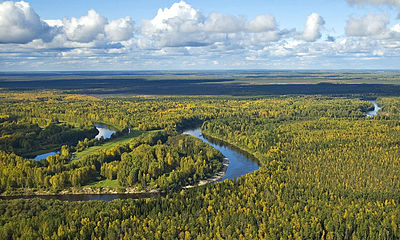
#> input picture data/raw/Init/Ailleurs/400pxVasy.jpeg, 400 x 240 px; its folder holds only this picture in this run
$ python -i sample.py   (imports and definitions only)
#> lines starting #> are read from the running program, lines starting #| are printed output that depends on the picture
#> further down, picture is the input picture: PIL image 400x240 RGB; mean R, G, B 121.6, 130.8, 111.1
import random

from PIL import Image
import numpy as np
import os
from skimage.feature import hog
from skimage.feature import local_binary_pattern

import model


class Sample:

    # [45 lines left out: functions make_path, buildSampleFromPath, buildSingleSampleFromPath, not called in this run]

    def resizeImage(self, PImage, h, l):
        return PImage.resize((h, l))

    # [11 lines left out: function computeHisto, not called in this run]

    def computeWeightedHisto(self, PImage, bottom_weight=2, bottom_ratio=0.33):
        # Ensures the image is in HSV mode
#> called with bottom_weight = 2, bottom_ratio = 0.33
        if PImage.mode != 'RGB':
            PImage = PImage.convert('RGB')

        width, height = PImage.size
#> width = 400; height = 240

        # Initialize histograms to zero
        r_hist = np.zeros(256, dtype=float)
        g_hist = np.zeros(256, dtype=float)
        b_hist = np.zeros(256, dtype=float)

        # Process the top part of the image
        top_height = height - int(height * bottom_ratio)
#> top_height = 161
        if top_height > 0:
            # `top_box` is a rectangle defined by the coordinates:
            # (0, 0) for the top-left corner and (width, top_height) for the bottom-right corner
            top_box = (0, 0, width, top_height)
#> top_box = (0, 0, 400, 161)
            # Crop to only get the part represented by the `top_box` rectangle
            top = PImage.crop(top_box)
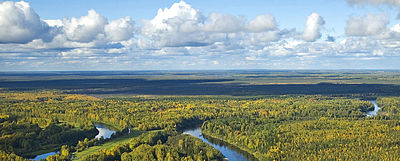
#> top: PIL image 400x161 RGB; mean R, G, B 134.3, 149, 143.2
            if top.size[0] > 0 and top.size[1] > 0:
                r_top, g_top, b_top = top.split()
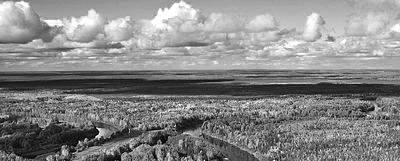
#> r_top: PIL image 400x161 L; min 0, max 255, mean 134.3
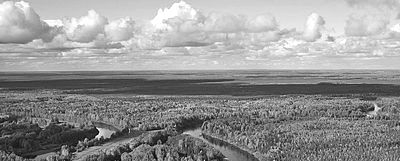
#> g_top: PIL image 400x161 L; min 0, max 255, mean 149
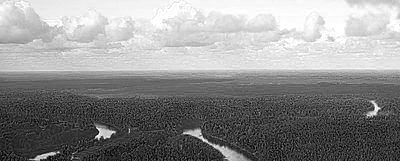
#> b_top: PIL image 400x161 L; min 0, max 255, mean 143.2
                r_hist += np.array(r_top.histogram(), dtype=float)
#> r_hist = 256 values, max 690 at index 173, min 1 at index 1, mean 251.6
                g_hist += np.array(g_top.histogram(), dtype=float)
#> g_hist = 256 values, max 751 at index 208, min 0 at index 1, mean 251.6
                b_hist += np.array(b_top.histogram(), dtype=float)
#> b_hist = 256 values, max 678 at index 255, min 17 at index 1, mean 251.6

        # Process the bottom part of the image
        bottom_start = height - int(height * bottom_ratio)
#> bottom_start = 161
        if bottom_start < height:
            # `bottom_box` is a rectangle defined by the coordinates:
            # (0, bottom_start) for the top-left corner and (width, height) for the bottom-right corner
            bottom_box = (0, bottom_start, width, height)
#> bottom_box = (0, 161, 400, 240)
            # Crop to only get the part represented by the `bottom_box` rectangle
            bottom = PImage.crop(bottom_box)
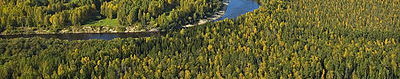
#> bottom: PIL image 400x79 RGB; mean R, G, B 95.6, 93.5, 45.7
            if bottom.size[0] > 0 and bottom.size[1] > 0:
                r_bottom, g_bottom, b_bottom = bottom.split()
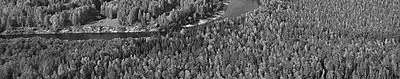
#> g_bottom: PIL image 400x79 L; min 0, max 255, mean 93.5
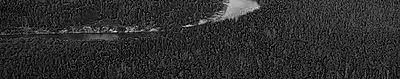
#> b_bottom: PIL image 400x79 L; min 0, max 239, mean 45.7
                r_hist += np.array(r_bottom.histogram(), dtype=float)
#> r_hist = 256 values, max 757 at index 173, min 17 at index 2, mean 375
                g_hist += np.array(g_bottom.histogram(), dtype=float)
#> g_hist = 256 values, max 756 at index 208, min 15 at index 5, mean 375
                b_hist += np.array(b_bottom.histogram(), dtype=float) * bottom_weight
#> b_hist = 256 values, max 2734 at index 0, min 73 at index 142, mean 498.4

        hist = np.concatenate([
            r_hist.tolist(),
            g_hist.tolist(),
            b_hist.tolist()
        ])
#> hist = 768 values, max 2734 at index 512, min 15 at index 261, mean 416.1

        hist = hist.astype("float")
        hist /= hist.sum()
#> hist = 768 values, max 0.00855 at index 512, min 4.69e-05 at index 261, mean 0.0013

        return hist


    # [95 lines left out: functions computeHog, apply_modifications_to_samples, apply_modifications, apply_hue_shift, compute_lbp, not called in this run]

>>> from PIL import Image
>>> picture = Image.open('../data/raw/Init/Ailleurs/400pxVasy.jpeg')
>>> result = Sample().computeWeightedHisto(picture)
#> result has the same summary as hist in computeWeightedHisto

$ run again, on data/raw/Init/Ailleurs/99ijC3.jpeg
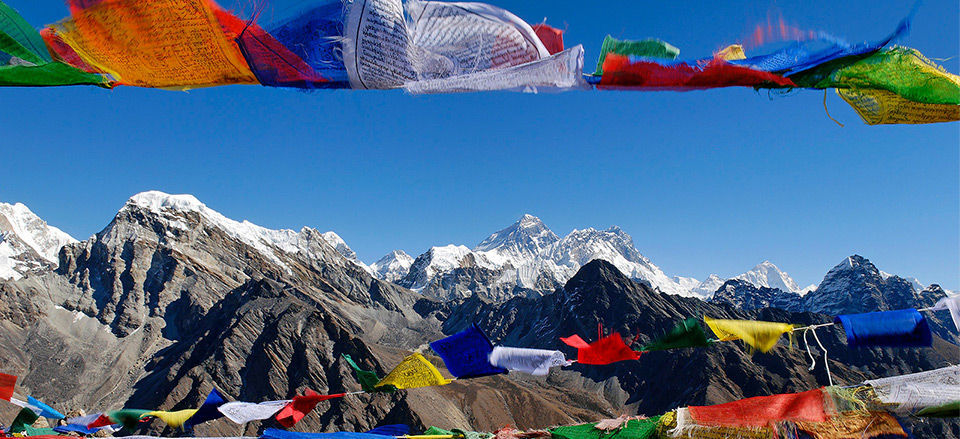
#> input picture data/raw/Init/Ailleurs/99ijC3.jpeg, 960 x 439 px
#> picture is the input picture: PIL image 960x439 RGB; mean R, G, B 80, 106.8, 135.8
#> in computeWeightedHisto, `r_top, g_top, b_top = top.split()`:
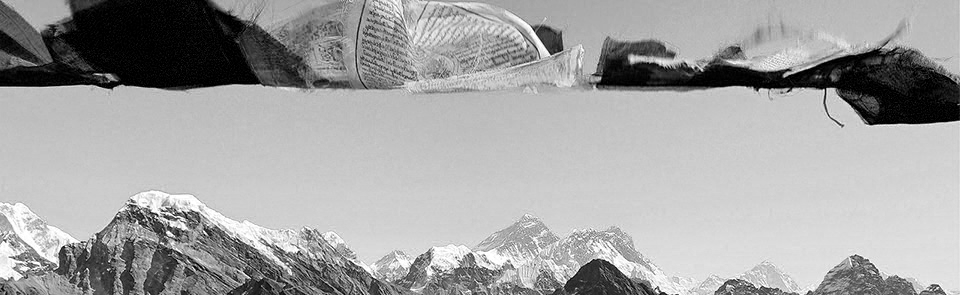
#> b_top: PIL image 960x295 L; min 0, max 255, mean 163.2
#> in computeWeightedHisto, `r_hist += np.array(r_top.histogram(), dtype=float)`: r_hist = 256 values, max 9053 at index 0, min 181 at index 240, mean 1106.2
#> in computeWeightedHisto, `g_hist += np.array(g_top.histogram(), dtype=float)`: g_hist = 256 values, max 4508 at index 110, min 168 at index 224, mean 1106.2
#> in computeWeightedHisto, `b_hist += np.array(b_top.histogram(), dtype=float)`: b_hist = 256 values, max 8392 at index 0, min 214 at index 243, mean 1106.2
#> in computeWeightedHisto, `r_bottom, g_bottom, b_bottom = bottom.split()`:
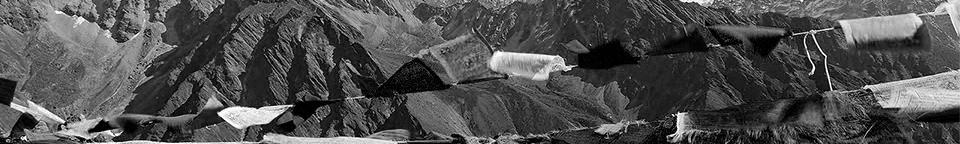
#> b_bottom: PIL image 960x144 L; min 0, max 255, mean 79.7
#> in computeWeightedHisto, `r_hist += np.array(r_bottom.histogram(), dtype=float)`: r_hist = 256 values, max 19333 at index 0, min 233 at index 239, mean 1646.2
#> in computeWeightedHisto, `g_hist += np.array(g_bottom.histogram(), dtype=float)`: g_hist = 256 values, max 5212 at index 110, min 193 at index 236, mean 1646.2
#> in computeWeightedHisto, `b_hist += np.array(b_bottom.histogram(), dtype=float) * bottom_weight`: b_hist = 256 values, max 13228 at index 0, min 262 at index 254, mean 2186.2
#> in computeWeightedHisto, `hist = np.concatenate([ r_hist.tolist(), g_hist.tolist(), b_hist.tolis..`: hist = 768 values, max 19333 at index 0, min 193 at index 492, mean 1826.2
#> in computeWeightedHisto, `hist /= hist.sum()`: hist = 768 values, max 0.0138 at index 0, min 0.000138 at index 492, mean 0.0013
#> result has the same summary as hist in computeWeightedHisto

$ run again, on data/raw/Init/Ailleurs/Kin88.jpeg
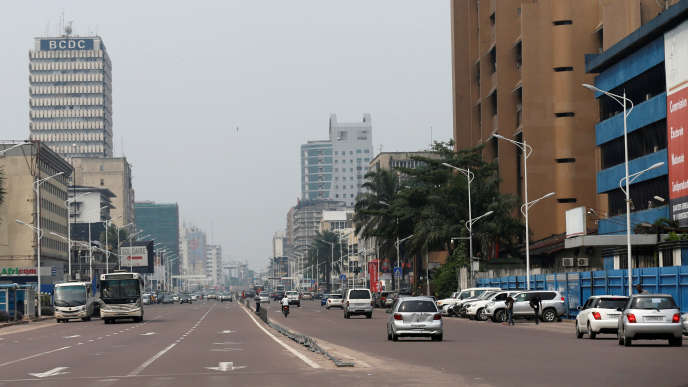
#> input picture data/raw/Init/Ailleurs/Kin88.jpeg, 688 x 387 px
#> picture is the input picture: PIL image 688x387 RGB; mean R, G, B 129.3, 126.4, 125.2
#> in computeWeightedHisto, `r_top, g_top, b_top = top.split()`:
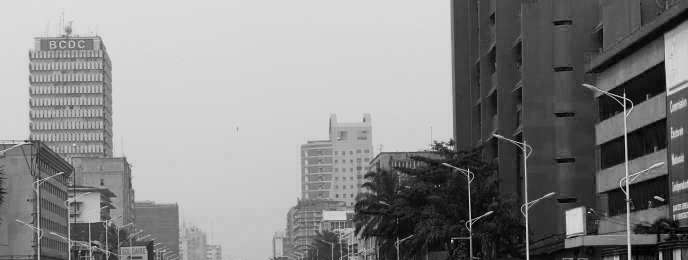
#> b_top: PIL image 688x260 L; min 0, max 242, mean 135.7
#> in computeWeightedHisto, `r_hist += np.array(r_top.histogram(), dtype=float)`: r_hist = 256 values, max 9430 at index 207, min 0 at index 240, mean 698.8
#> in computeWeightedHisto, `g_hist += np.array(g_top.histogram(), dtype=float)`: g_hist = 256 values, max 9431 at index 212, min 0 at index 236, mean 698.8
#> in computeWeightedHisto, `b_hist += np.array(b_top.histogram(), dtype=float)`: b_hist = 256 values, max 9286 at index 218, min 0 at index 229, mean 698.8
#> in computeWeightedHisto, `r_bottom, g_bottom, b_bottom = bottom.split()`:
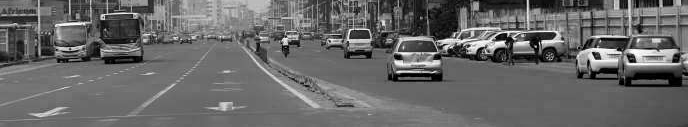
#> b_bottom: PIL image 688x127 L; min 0, max 255, mean 103.6
#> in computeWeightedHisto, `r_hist += np.array(r_bottom.histogram(), dtype=float)`: r_hist = 256 values, max 9481 at index 207, min 10 at index 253, mean 1040.1
#> in computeWeightedHisto, `g_hist += np.array(g_bottom.histogram(), dtype=float)`: g_hist = 256 values, max 9492 at index 212, min 14 at index 251, mean 1040.1
#> in computeWeightedHisto, `b_hist += np.array(b_bottom.histogram(), dtype=float) * bottom_weight`: b_hist = 256 values, max 9374 at index 218, min 6 at index 254, mean 1381.4
#> in computeWeightedHisto, `hist = np.concatenate([ r_hist.tolist(), g_hist.tolist(), b_hist.tolis..`: hist = 768 values, max 9492 at index 468, min 6 at index 766, mean 1153.8
#> in computeWeightedHisto, `hist /= hist.sum()`: hist = 768 values, max 0.0107 at index 468, min 6.77e-06 at index 766, mean 0.0013
#> result has the same summary as hist in computeWeightedHisto

$ run again, on data/raw/Init/Ailleurs/aeroj7r4.jpeg
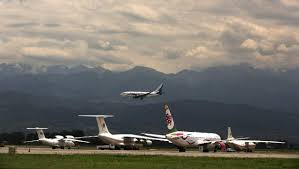
#> input picture data/raw/Init/Ailleurs/aeroj7r4.jpeg, 299 x 169 px
#> picture is the input picture: PIL image 299x169 RGB; mean R, G, B 117.7, 114.6, 106
#> in computeWeightedHisto, `r_hist += np.array(r_top.histogram(), dtype=float)`: r_hist = 256 values, max 502 at index 75, min 0 at index 0, mean 133.1
#> in computeWeightedHisto, `g_hist += np.array(g_top.histogram(), dtype=float)`: g_hist = 256 values, max 437 at index 83, min 0 at index 0, mean 133.1
#> in computeWeightedHisto, `b_hist += np.array(b_top.histogram(), dtype=float)`: b_hist = 256 values, max 584 at index 149, min 0 at index 0, mean 133.1
#> in computeWeightedHisto, `r_bottom, g_bottom, b_bottom = bottom.split()`:
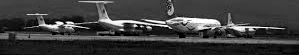
#> b_bottom: PIL image 299x55 L; min 0, max 255, mean 60.7
#> in computeWeightedHisto, `r_hist += np.array(r_bottom.histogram(), dtype=float)`: r_hist = 256 values, max 852 at index 48, min 9 at index 240, mean 197.4
#> in computeWeightedHisto, `g_hist += np.array(g_bottom.histogram(), dtype=float)`: g_hist = 256 values, max 760 at index 55, min 2 at index 221, mean 197.4
#> in computeWeightedHisto, `b_hist += np.array(b_bottom.histogram(), dtype=float) * bottom_weight`: b_hist = 256 values, max 1404 at index 61, min 6 at index 218, mean 261.6
#> in computeWeightedHisto, `hist = np.concatenate([ r_hist.tolist(), g_hist.tolist(), b_hist.tolis..`: hist = 768 values, max 1404 at index 573, min 2 at index 477, mean 218.8
#> in computeWeightedHisto, `hist /= hist.sum()`: hist = 768 values, max 0.00836 at index 573, min 1.19e-05 at index 477, mean 0.0013
#> result has the same summary as hist in computeWeightedHisto
